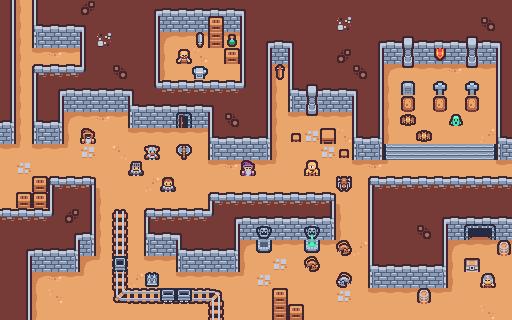

Below is a game level as drawn by its tile map, then a one-line description and the .tmx file that defines it, in full:
An orthogonal 32x20 tile map with 16x16 px tiles, 3 tile layers (Dungeon, Objects, Carts), 1 hidden layer not drawn.

<map version="1.9" tiledversion="1.9.1" orientation="orthogonal" renderorder="right-up" width="32" height="20" tilewidth="16" tileheight="16" infinite="0" nextlayerid="8" nextobjectid="1">
 <editorsettings>
  <export target="../../../maps/map_sample.json" format="json" />
 </editorsettings>
 <tileset firstgid="1" source="sampleSheet.tsx" />
 <layer id="1" name="Dungeon" width="32" height="20">
  <data encoding="csv">
14,1610612787,16,1,1,3221225485,1,1,1,2,3,3,3,3,3,4,1,1,1,1,1,1,1,1,1,1,1,1,1,1,1,1,
14,1610612787,17,3,3,4,1,1,1,14,41,41,41,41,41,16,1,1,1,1,1,25,1,1,1,1,1,1,1,1,1073741837,1,
14,1610612787,58,41,41,16,25,1,1,14,1610612789,51,51,52,51,16,2,3,4,1,1,1,1,2,3,7,3,3,3,7,3,4,
14,1610612787,51,52,51,16,1,1,1,14,1610612787,49,3221225522,49,49,16,14,41,16,1,1,536870925,1,14,41,19,41,30,41,19,41,16,
14,1610612787,5,27,27,28,1,1073741837,1,14,1610612787,49,49,49,49,16,14,1610612789,16,1,1,1,1073741837,14,1610612789,31,51,51,52,31,51,16,
14,1610612787,16,2,3,3,3,3,4,26,27,27,27,27,27,28,14,1610612787,17,7,3,3,4,14,1610612787,49,49,49,49,49,49,16,
14,1610612787,16,14,41,41,41,41,17,3,3,3,3,4,1,1,14,1610612787,58,19,41,41,16,14,1610612787,49,49,49,49,49,49,16,
18,1610612787,17,18,1610612789,51,52,51,58,41,41,22,41,16,2684354573,1,14,1610612787,51,31,51,51,16,14,1610612787,49,49,49,49,49,49,16,
60,1610612787,58,60,1610612787,49,49,49,51,51,51,51,51,17,3,3,18,1610612787,49,43,49,3221225522,17,18,1610612787,49,49,49,49,49,2684354610,17,
51,54,51,51,54,43,49,50,49,49,49,49,49,58,41,41,60,1610612787,49,49,43,49,58,60,37,38,38,38,38,38,39,58,
49,43,49,49,49,49,49,49,49,49,49,49,49,51,52,51,51,54,49,49,49,49,51,52,54,49,49,49,49,49,49,51,
49,49,49,5,27,6,1610612790,49,49,2147483698,49,49,49,49,49,49,49,49,49,49,49,49,49,5,27,27,27,27,27,27,27,27,
49,49,49,16,1,14,1610612787,49,49,49,49,49,49,5,27,27,27,27,27,27,6,1610612790,49,16,1,1,1,1,1,1,1,1,
27,27,27,28,3221225485,14,1610612787,49,49,5,27,27,27,28,2,3,3,3,3,3,18,1610612787,49,16,1,1,1,2,3,3,3,3,
1,1,1,1,2,18,1610612787,49,49,17,3,4,1,1,14,41,20,41,41,21,60,1610612787,49,16,1,1,1073741837,14,41,11,12,41,
1,2,3,3,18,60,1610612787,49,49,58,41,17,3,3,18,1610612789,32,51,51,33,51,54,2147483698,16,1,1,1,14,1610612789,51,51,51,
1,14,41,41,60,1610612789,54,49,49,51,51,58,41,41,60,1610612787,49,43,49,49,49,49,49,17,3,3,3,18,1610612787,49,49,49,
1,14,1610612789,52,51,54,49,49,2147483698,42,49,51,51,51,51,54,43,49,49,49,49,49,49,58,41,41,41,60,1610612787,49,49,49,
1,14,1610612787,3758096434,49,49,49,49,49,49,49,49,49,49,49,49,49,49,49,49,49,43,49,51,51,51,51,51,54,49,49,49,
1,14,1610612787,49,49,49,49,49,49,49,49,49,49,49,49,49,49,49,49,49,49,49,49,49,49,49,49,49,49,49,3758096434,49
</data>
 </layer>
 <layer id="4" name="Objects" width="32" height="20">
  <data encoding="csv">
0,0,0,0,0,0,0,0,0,0,0,0,0,0,0,0,0,0,0,0,0,0,0,0,0,0,0,0,0,0,0,0,
0,0,0,0,0,0,0,0,0,0,0,0,0,64,0,0,0,0,0,0,0,0,0,0,0,0,0,0,0,0,0,0,
0,0,0,0,0,0,0,0,0,0,0,0,107,76,115,0,0,0,0,0,0,0,0,0,0,0,0,0,0,0,0,0,
0,0,0,0,0,0,0,0,0,0,0,87,0,0,64,0,0,0,0,0,0,0,0,0,0,0,0,0,0,0,0,0,
0,0,0,0,0,0,0,0,0,0,0,0,75,0,0,0,0,1073741932,0,0,0,0,0,0,0,0,0,0,0,0,0,0,
0,0,0,0,0,0,0,0,0,0,0,27,0,0,0,0,0,0,0,0,0,0,0,0,0,66,0,65,0,65,0,0,
0,0,0,0,0,0,0,0,0,0,0,3,0,0,0,0,0,0,0,0,0,0,0,0,0,67,0,67,0,67,0,0,
0,0,0,0,0,0,0,0,0,0,0,0,0,0,0,0,0,0,0,0,0,0,0,0,0,121,0,0,109,0,0,0,
0,0,0,0,0,112,0,0,0,0,0,0,0,0,0,0,0,0,74,0,73,0,0,0,0,0,121,0,0,0,0,0,
0,0,0,0,0,0,0,0,0,88,0,119,0,0,0,0,0,0,0,0,0,74,0,0,0,0,0,0,0,0,0,0,
0,0,0,0,0,0,0,0,98,0,0,0,0,0,0,85,0,0,0,2147483758,0,0,0,0,0,0,0,0,0,0,0,0,
0,0,64,0,0,0,0,0,0,0,99,0,0,0,0,0,0,0,0,0,0,123,0,0,0,0,0,0,0,0,0,0,
0,64,64,0,0,0,0,0,0,0,0,0,0,0,0,0,0,0,0,0,0,0,0,0,0,0,0,0,0,0,0,0,
0,0,0,0,0,0,0,68,0,0,0,0,0,0,0,0,0,0,0,0,0,0,0,16,1,1,1,2,3,3,3,0,
0,0,0,0,0,0,0,82,0,0,0,0,0,0,0,0,0,0,0,0,0,0,0,0,0,0,0,0,0,0,0,0,
0,0,0,0,0,0,0,82,0,0,0,0,0,0,0,0,0,0,0,0,0,124,0,0,0,0,0,0,0,0,0,83,
0,0,0,0,0,0,0,82,0,0,0,0,0,0,0,0,0,0,0,124,0,0,0,0,0,0,0,0,0,90,0,0,
0,0,0,0,0,0,0,82,0,0,0,0,0,0,0,0,0,0,0,0,0,2147483773,0,0,0,0,0,0,0,0,2147483749,0,
0,0,0,0,0,0,0,94,71,71,71,71,71,72,0,0,0,64,0,0,0,0,0,0,0,0,83,0,0,0,0,0,
0,0,0,0,0,0,0,0,0,0,0,0,0,82,0,0,0,76,64,0,0,0,0,0,0,0,0,0,0,0,0,0
</data>
 </layer>
 <layer id="5" name="Carts" width="32" height="20" locked="1">
  <data encoding="csv">
0,0,0,0,0,0,0,0,0,0,0,0,0,0,0,0,0,0,0,0,0,0,0,0,0,0,0,0,0,0,0,0,
0,0,0,0,0,0,0,0,0,0,0,0,0,0,0,0,0,0,0,0,0,0,0,0,0,0,0,0,0,0,0,0,
0,0,0,0,0,0,0,0,0,0,0,0,0,0,0,0,0,0,0,0,0,0,0,0,0,0,0,0,0,0,0,0,
0,0,0,0,0,0,0,0,0,0,0,0,0,0,0,0,0,0,0,0,0,0,0,0,0,0,0,0,0,0,0,0,
0,0,0,0,0,0,0,0,0,0,0,0,0,0,0,0,0,0,0,0,0,0,0,0,0,0,0,0,0,0,0,0,
0,0,0,0,0,0,0,0,0,0,0,0,0,0,0,0,0,0,0,0,0,0,0,0,0,0,0,0,0,0,0,0,
0,0,0,0,0,0,0,0,0,0,0,0,0,0,0,0,0,0,0,0,0,0,0,0,0,0,0,0,0,0,0,0,
0,0,0,0,0,0,0,0,0,0,0,0,0,0,0,0,0,0,0,0,0,0,0,0,0,0,0,0,0,0,0,0,
0,0,0,0,0,0,0,0,0,0,0,0,0,0,0,0,0,0,0,0,0,0,0,0,0,0,0,0,0,0,0,0,
0,0,0,0,0,0,0,0,0,0,0,0,0,0,0,0,0,0,0,0,0,0,0,0,0,0,0,0,0,0,0,0,
0,0,0,0,0,0,0,0,0,0,0,0,0,0,0,0,0,0,0,0,0,0,0,0,0,0,0,0,0,0,0,0,
0,0,0,0,0,0,0,0,0,0,0,0,0,0,0,0,0,0,0,0,0,0,0,0,0,0,0,0,0,0,0,0,
0,0,0,0,0,0,0,0,0,0,0,0,0,0,0,0,0,0,0,0,0,0,0,0,0,0,0,0,0,0,0,0,
0,0,0,0,0,0,0,0,0,0,0,0,0,0,0,0,0,0,0,0,0,0,0,0,0,0,0,0,0,0,0,0,
0,0,0,0,0,0,0,0,0,0,0,0,0,0,0,0,0,0,0,0,0,0,0,0,0,0,0,0,0,0,0,0,
0,0,0,0,0,0,0,0,0,0,0,0,0,0,0,0,0,0,0,0,0,0,0,0,0,0,0,0,0,0,0,0,
0,0,0,0,0,0,0,56,0,0,0,0,0,0,0,0,0,0,0,0,0,0,0,0,0,0,0,0,0,0,0,0,
0,0,0,0,0,0,0,0,0,0,0,0,0,0,0,0,0,0,0,0,0,0,0,0,0,0,0,0,0,0,0,0,
0,0,0,0,0,0,0,0,0,0,55,55,0,0,0,0,0,0,0,0,0,0,0,0,0,0,0,0,0,0,0,0,
0,0,0,0,0,0,0,0,0,0,0,0,0,0,0,0,0,0,0,0,0,0,0,0,0,0,0,0,0,0,0,0
</data>
 </layer>
 <layer id="7" name="Navigation" width="32" height="20" visible="0" opacity="0.25" tintcolor="#00ff00">
  <data encoding="csv">
0,49,0,0,0,0,0,0,0,0,0,0,0,0,0,0,0,0,0,0,0,0,0,0,0,0,0,0,0,0,0,0,
0,49,0,0,0,0,0,0,0,0,0,0,0,0,0,0,0,0,0,0,0,0,0,0,0,0,0,0,0,0,0,0,
0,49,0,0,0,0,0,0,0,0,49,49,49,0,49,0,0,0,0,0,0,0,0,0,0,0,0,0,0,0,0,0,
0,49,49,49,49,0,0,0,0,0,49,49,49,49,0,0,0,0,0,0,0,0,0,0,0,0,0,0,0,0,0,0,
0,49,0,0,0,0,0,0,0,0,49,49,0,49,49,0,0,49,0,0,0,0,0,0,49,49,49,49,49,49,49,0,
0,49,0,0,0,0,0,0,0,0,0,49,0,0,0,0,0,49,0,0,0,0,0,0,49,0,49,0,49,0,49,0,
0,49,0,0,0,0,0,0,0,0,0,49,0,0,0,0,0,49,0,0,0,0,0,0,49,49,49,49,49,49,49,0,
0,49,0,0,49,49,49,49,0,0,0,49,0,0,0,0,0,49,49,49,49,49,0,0,49,49,49,49,49,49,49,0,
0,49,0,0,49,49,49,49,49,49,49,49,49,0,0,0,0,49,49,49,0,49,0,0,49,49,49,49,49,49,49,0,
49,49,49,49,49,49,49,49,49,49,49,49,49,0,0,0,0,49,49,49,49,49,0,0,49,49,49,49,49,49,49,0,
49,49,49,49,49,49,49,49,49,49,49,49,49,49,49,49,49,49,49,49,49,49,49,49,49,49,49,49,49,49,49,49,
49,49,0,0,0,0,49,49,49,49,49,49,49,49,49,49,49,49,49,49,49,49,49,0,0,0,0,0,0,0,0,0,
49,0,0,0,0,0,49,49,49,49,49,49,49,0,0,0,0,0,0,0,0,49,49,0,0,0,0,0,0,0,0,0,
0,0,0,0,0,0,49,49,49,0,0,0,0,0,0,0,0,0,0,0,0,49,49,49,49,49,49,49,49,49,49,0,
0,0,0,0,0,0,49,49,49,0,0,0,0,0,0,0,0,0,0,0,0,49,49,0,0,0,0,0,0,49,49,0,
0,0,0,0,0,0,49,49,49,0,0,0,0,0,0,49,0,49,49,0,49,49,49,0,0,0,0,0,49,49,49,0,
0,0,0,0,0,49,49,0,49,49,49,0,0,0,0,49,49,49,49,49,49,49,49,0,0,0,0,0,49,49,49,49,
0,0,49,49,49,49,49,49,49,0,49,49,49,49,49,49,49,49,49,49,49,49,49,0,0,0,0,0,49,49,49,49,
0,0,49,49,49,49,49,49,49,49,0,0,49,49,49,49,49,49,49,49,49,49,49,49,49,49,0,49,49,49,49,49,
0,0,49,49,49,49,49,49,49,49,49,49,49,49,49,49,49,0,0,49,49,49,49,49,49,49,49,49,49,49,49,49
</data>
 </layer>
</map>
